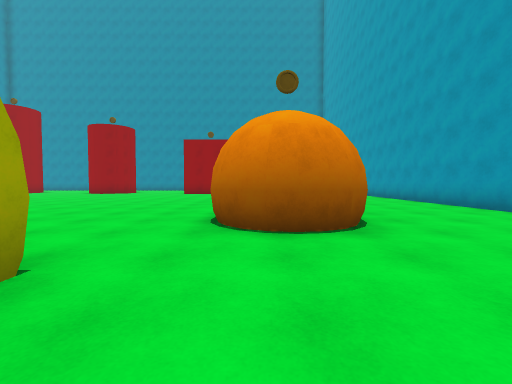
view 1 (above)

24 first-person views from a walk through a 3-D level made in the Unity game engine. The camera is 1.2 m above the floor, tilts 2° down and sees 90° across. The floor is counted in squares, 2 m on a side. Each view is taken from the middle of a square. On the plan, view 1 faces up. The plan holds only what a view shows up to about 9 squares ahead; the rest is blank. The player is left out.

view 2
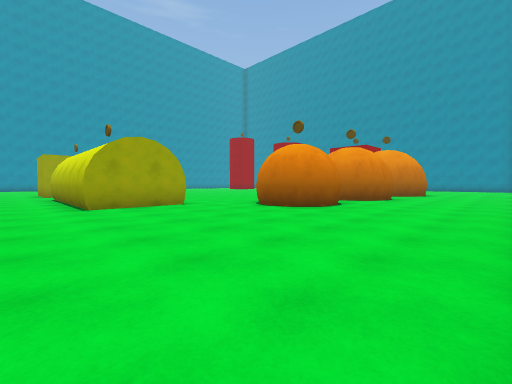

view 3
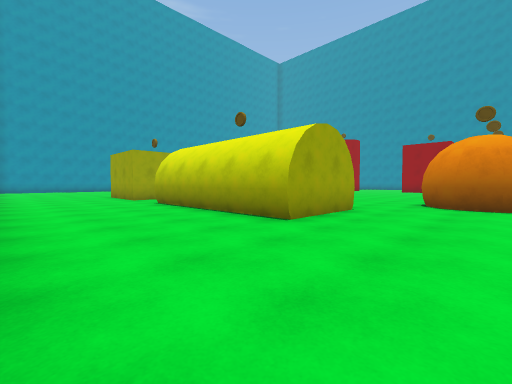

view 4
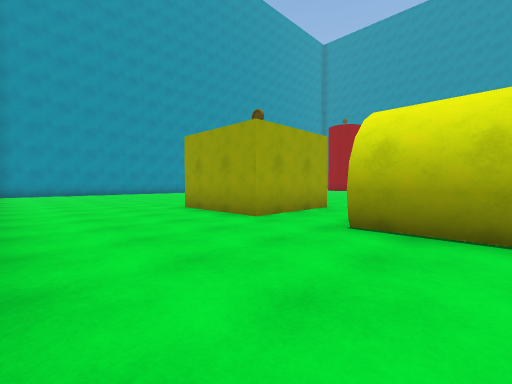

view 5
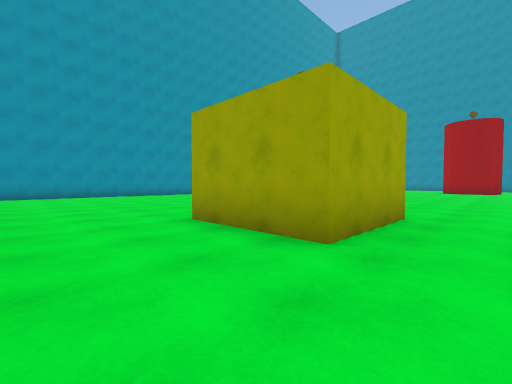

view 6
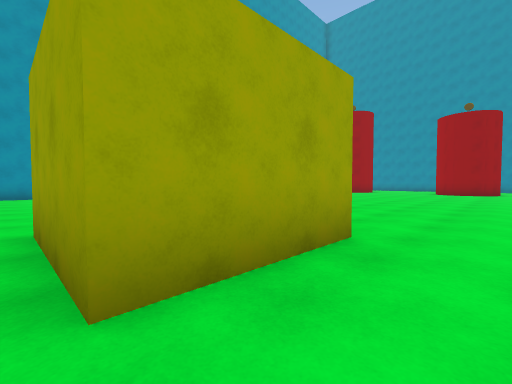

view 7
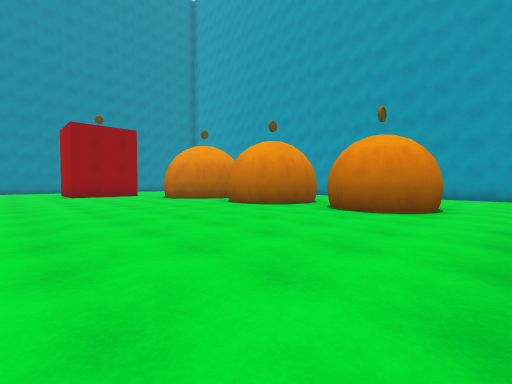

view 8
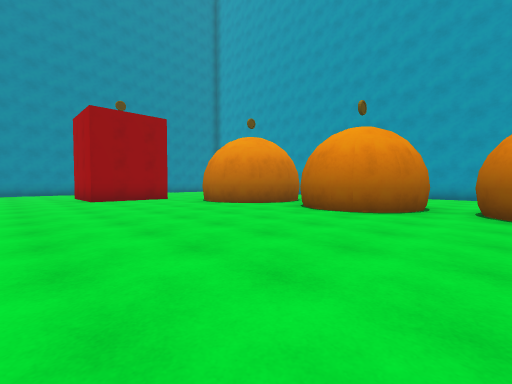

view 9
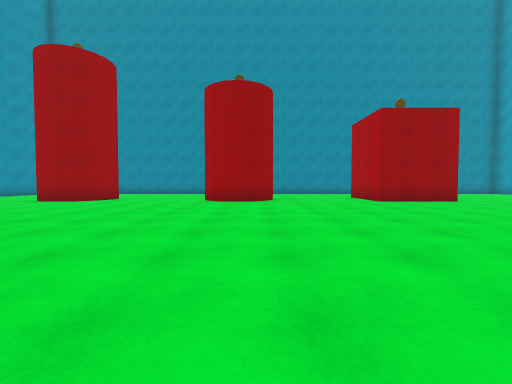

view 10
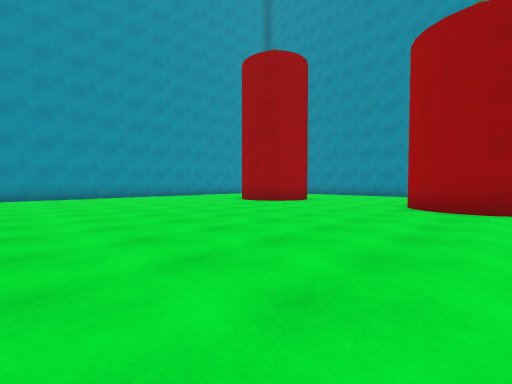

view 11
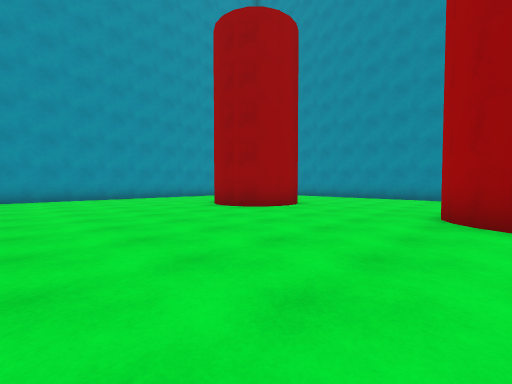

view 12
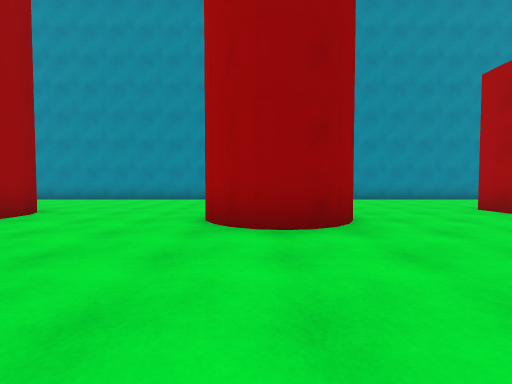

view 13
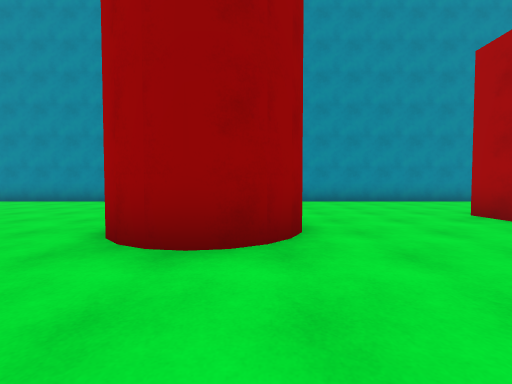

view 14
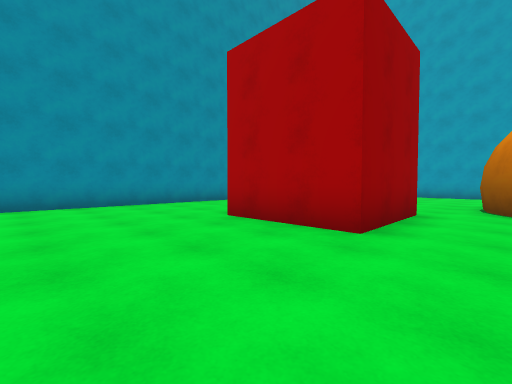

view 15
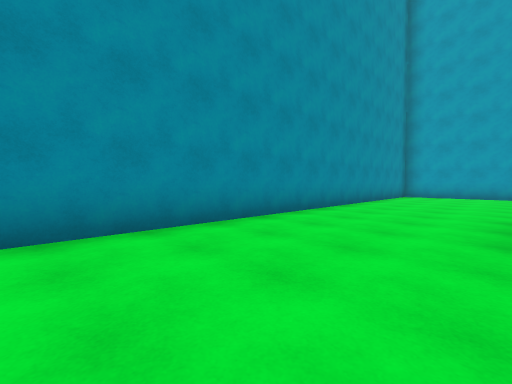

view 16
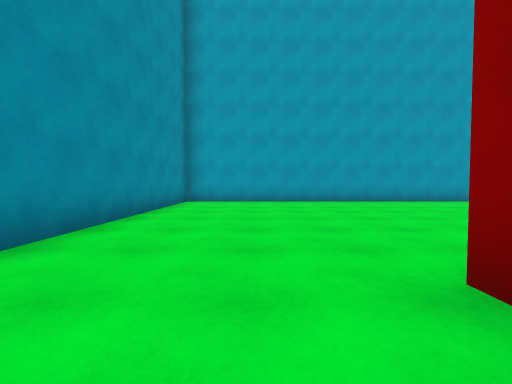

view 17
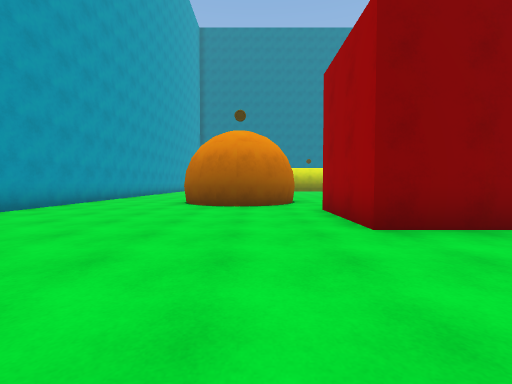

view 18
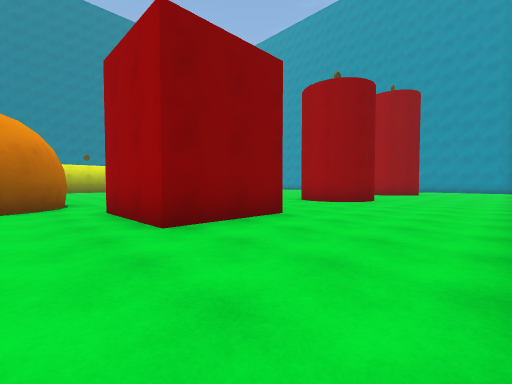

view 19
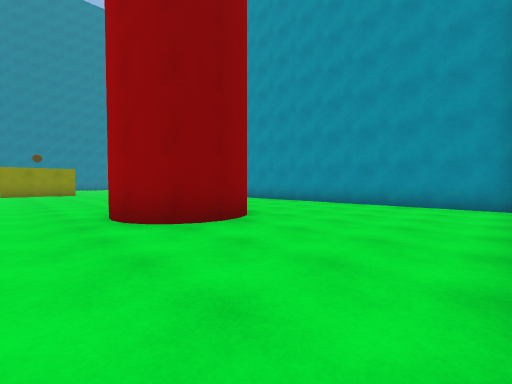

view 20
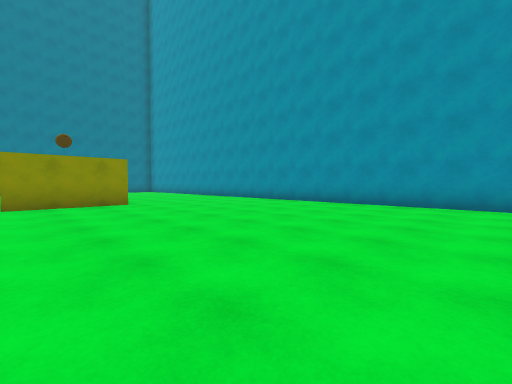

view 21
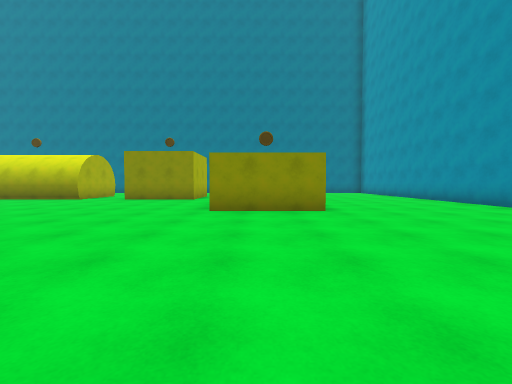

view 22
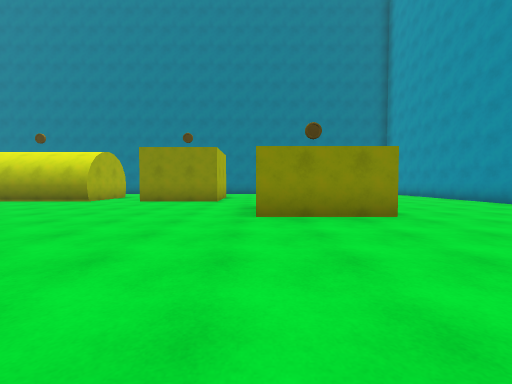

view 23
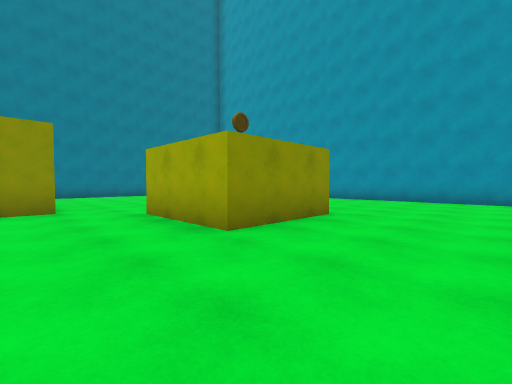

view 24
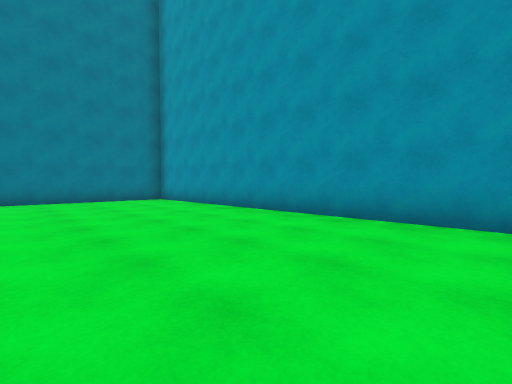

### Floor plan
Key: @ floor where view 1 was taken; # wall or solid block; . floor.
Columns run from 20 left of view 1 to 6 right of it. Each row starts with its distance up from view 1.
 21     ######   ##############
 20 #.........................#
 19 #.........................#
 18 #.........................#
 17 #.........................#
 16 #....##....##...###.......#
 15 #....##....##...###.......#
 14 #.........................#
 13 #...................##....#
 12 #..................####...#
 11 #..................##  ...#
 10 #...................##  ..#
  9 #...................## ...#
  8 #...................##....#
  7 #...................##....#
  6 #.........................#
  5 #.....###...........##....#
  4 #.....  #...........##....#
  3 #.....  #...........##....#
  2 #.....  ..................#
  1 #.........##..#####.......
  0 #.........##..#####.@.....
 -1 #.........................
 -2 #.........................
 -3 #.....................
 -4 #.....................
 -5 ######

Where each view was taken, in squares from view 1:
view 1: 0 up, 0 right, facing up
view 2: 2 down, 5 right, facing up-left
view 3: 4 down, 1 right, facing up-left
view 4: 4 down, 5 left, facing up-left
view 5: 3 down, 7 left, facing up-left
view 6: 1 down, 7 left, facing up-left
view 7: 2 up, 6 left, facing up-right
view 8: 5 up, 6 left, facing up-right
view 9: 6 up, 8 left, facing up
view 10: 8 up, 8 left, facing up-left
view 11: 10 up, 9 left, facing up-left
view 12: 11 up, 9 left, facing up
view 13: 12 up, 8 left, facing up
view 14: 13 up, 7 left, facing up-right
view 15: 17 up, 7 left, facing up-right
view 16: 18 up, 3 left, facing right
view 17: 20 up, 0 right, facing down
view 18: 20 up, 0 right, facing down-left
view 19: 20 up, 12 left, facing down-left
view 20: 13 up, 12 left, facing down-left
view 21: 11 up, 13 left, facing down
view 22: 10 up, 12 left, facing down
view 23: 8 up, 10 left, facing down-left
view 24: 5 up, 15 left, facing down-left
